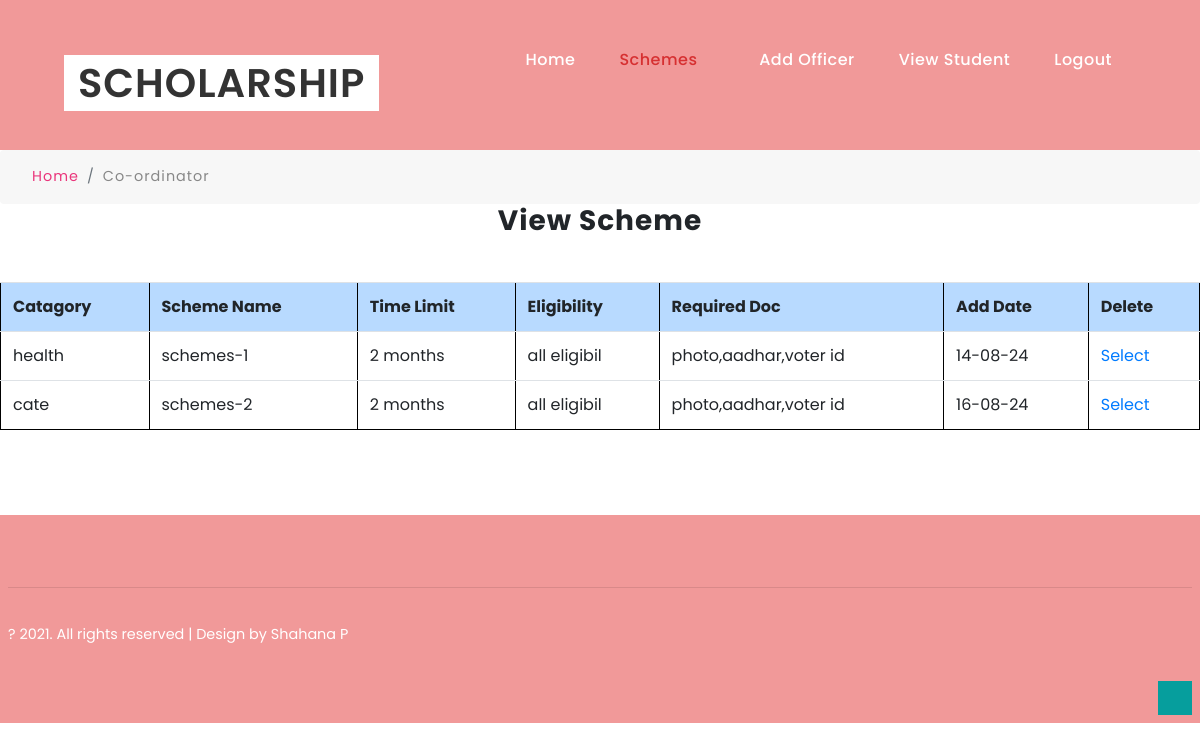
/admin_view_schemes.php, run on the app's committed database.
### tables this page shows
CREATE TABLE `add_government_scheme` (
  `id` int(11) NOT NULL,
  `category` varchar(200) NOT NULL,
  `scheme_name` varchar(200) NOT NULL,
  `scheme_period` varchar(200) NOT NULL,
  `conditions` varchar(200) NOT NULL,
  `required_doc` varchar(200) NOT NULL,
  `rdate` varchar(200) NOT NULL
);

### admin_view_schemes.php (the view, shortened to what this page needs)
<?php
include("dbconnect.php");
?>
<!DOCTYPE html>
<html lang="zxx">
<head><title>Scholarship Management System</title>
    <link rel="stylesheet" href="css/bootstrap.css">
    <link rel="stylesheet" href="css/style.css" type="text/css" media="all" />
    <link href="css/font-awesome.css" rel="stylesheet">
</head>
<body>
    <section class="main-content" id="home">
        <header>
            <div class="container-fluid px-lg-5">
                <nav>
                    <div class="logo-w3ls" id="logo-w3ls">
                        <h1>
                            <a href="#"><span>Scholarship</span></a>
                        </h1>
                    </div>
                    <ul class="menu">
                        <li class="mr-lg-4 mr-3 "><a href="admin_home.php">Home</a></li>
						<li class="mr-lg-4 mr-3 active">
                            <a href="#">Schemes <span class="fa fa-sort-desc" aria-hidden="true"></span></a>
                        </li>
                        <li class="mr-lg-4 mr-3 "><a href="admin_add_rural_head.php">Add Officer </a></li>
                        <li class="mr-lg-4 mr-3 "><a href="admin_view_user.php">View Student</a></li>
						<li class="mr-lg-4 mr-3 "><a href="logout.php">Logout</a></li>
                    </ul>
                </nav>
            </div>
        </header>
        <div class="page-inner">
        </div>
        <ol class="breadcrumb">
            <li class="breadcrumb-item">
                <a href="#">Home</a>
            </li>
            <li class="breadcrumb-item active">Co-ordinator</li>
        </ol>
    </section>
                <h3  align="center">View Scheme</h3>
                <form action="#" method="post">
                    <p>&nbsp;</p>
                    <table class="table" width="1028" height="121" border="2" align="center">
                      <tr>
                        <td class="table-primary"><strong>Catagory</strong></td>
                        <td class="table-primary"><strong>Scheme Name</strong></td>
                        <td class="table-primary"><strong>Time Limit</strong></td>
                        <td class="table-primary"><strong>Eligibility</strong></td>
                        <td class="table-primary"><strong>Required Doc</strong></td>
                        <td class="table-primary"><strong>Add Date</strong></td>
						<td class="table-primary"><strong>Delete</strong></td>
                      </tr>
                      <?php
				  $qry="select * from   add_government_scheme";
				$result = mysqli_query($conn, $qry);
				while($row=mysqli_fetch_assoc($result))
				{
				 ?>
                      <tr>
                        <td><?php echo $row['category'];?></td>
                        <td><?php echo $row['scheme_name'];?></td>
                        <td><?php echo $row['scheme_period'];?></td>
                        <td><?php echo $row['conditions'];?></td>
                        <td><?php echo $row['required_doc'];?></td>
                        <td><?php echo $row['rdate'];?></td>
						 <td><a href="admin_view_schemes.php?bid=<?php echo $row['id'];?>&&act=OK">Select</a></td>
                      </tr>
                      <?php
					}
					?>
                    </table>
                    <p class="text-left pb-4">&nbsp;</p>
                </form>
    <footer class="footer">
        <div class="container-fluid p-lg-30 p-md-2">
            <div class="row py-sm-4 py-3">
            </div>
            <hr>
            <div class="d-flex justify-content-between pt-lg-3  footer-bottom-cpy">
                <div class="copy-right">
                    <p>? 2021. All rights reserved | Design by <a href="#"> Shahana P</a>
                    </p>
                </div>
            </div>
            <div class="text-right mt-3">
                <a href="#home" class="move-top scroll"><span class="fa fa-angle-up" aria-hidden="true"></span></a>
            </div>
        </div>
    </footer>
</body>
</html>

### css/style.css (style rules this page uses)
html, body { margin: 0; font-size: 100%; background: #fff; font-family: 'Poppins', sans-serif; scroll-behavior: smooth; }
body a { text-decoration: none; transition: 0.5s all; -webkit-transition: 0.5s all; -moz-transition: 0.5s all; -o-transition: 0.5s all; -ms-transition: 0.5s all; cursor: pointer !important; }
h1, h2, h3, h4, h5, h6 { margin: 0; letter-spacing: 1px; font-weight: 700; }
p { font-size: 0.9em; color: #8c9398; line-height: 2em; }
ul { margin: 0; padding: 0; }
header { position: absolute; z-index: 9; width: 100%; left: 0; top: 0%; padding: 3em 1em; }
nav { margin: 0; padding: 0; }
nav:after { content: ""; display: table; clear: both; }
nav ul { float: right; padding: 0; margin: 0; list-style: none; position: relative; }
nav ul li { display: inline-block; float: left; margin-left: 20px; list-style: none; }
nav a { font-weight: 500; font-size: 1em; letter-spacing: .5px; padding-left: 0; padding-right: 0; padding: 35px 0; font-family: 'Poppins', sans-serif; color: #fff; }
.menu li.active a { color: #d63031; }
li > a:only-child:after { content: ''; }
#logo-w3ls a { float: left; color: #fff; font-size: 1em; font-weight: 100; line-height: 0; letter-spacing: 1px; font-family: 'Poppins', sans-serif; text-transform: uppercase; }
h1 a { color: #fff; font-size: 1em; font-weight: 100; line-height: 0; letter-spacing: 1px; font-family: 'Poppins', sans-serif; text-transform: uppercase; }
#logo-w3ls a span { background: #fff; color: #333; padding: 0 14px; font-weight: 600; }
.main-content { position: relative; }
.page-inner { background-color: #f19999; background-size: cover; -webkit-background-size: cover; -moz-background-size: cover; -o-background-size: cover; -ms-background-size: cover; min-height: 150px; }
li.breadcrumb-item { font-size: 0.9em; letter-spacing: 1px; }
li.breadcrumb-item a { color: #ea357b; }
.breadcrumb-item.active { color: #888; }
ol.breadcrumb { background: none; margin: 0; padding: 1em 2em; background: #f7f7f7; }
.footer { background-color: #f19999; }
.footer p, .footer a { color: #fff; }
.copy-right p a { color: #ffffff; }
a.move-top span { color: #fff; width: 34px; height: 34px; border: 1px solid rgb(6, 158, 157); line-height: 1.9em; background: #069e9d; text-align: center; }
.table { border: #000; }

### data on the page
add_government_scheme: category "health", scheme_name "schemes-1", scheme_period "2 months", conditions "all eligibil", required_doc "photo,aadhar,voter id", rdate "14-08-24"
add_government_scheme: category "cate", scheme_name "schemes-2", scheme_period "2 months", conditions "all eligibil", required_doc "photo,aadhar,voter id", rdate "16-08-24"
